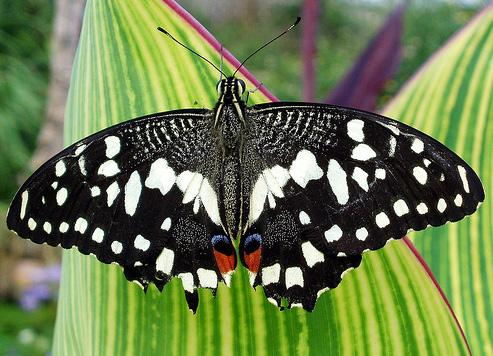
#> input picture data/butterfly.jpg, 493 x 356 px, found by its file name
$ jupyter execute --allow-errors '1. Image operations.ipynb'   (text cells are left out)
#> lines starting #> are read from the running program, lines starting #| are printed output that depends on the picture
[cell 1]
import numpy as np

[cell 2]
import cv2

[cell 3]
img = cv2.imread('opencv-logo.png' , 1)
# passing a value of 0 to the imread function reads the image as a black & white image while a value of 1 reads an image as it is

[cell 4]
# DISPLAYING AN IMAGE
cv2.namedWindow("Image" , cv2.WINDOW_NORMAL)
cv2.imshow("Image", img)
cv2.waitKey(0)

[cell 5]
# write the image back to file
cv2.imwrite("output.jpg" , img)
#> Out = True

[cell 6]
# accessing and understanding pixel data
img # display's the pixels of an image
#> (the rest of this cell did not finish here and is left out)

#> (a cell that did not finish here is left out)

[cell 8]
# Data Types and Structures

[cell 9]
# simulate a grey image by a numpy array
black_img = np.zeros([150,200,1] , 'uint8')

[cell 10]
cv2.imshow("Black" , black_img)
cv2.waitKey(0)
cv2.destroyAllWindows()

[cell 11]
# simulate a white color image by a numpy array
color_img = np.ones([150,200,3] , 'uint8')
color_img *= (2**8-1)

[cell 12]
cv2.imshow("Color" , color_img)
cv2.waitKey(0)
cv2.destroyAllWindows()

[cell 13]
## simulate a blue color image by a numpy array

[cell 14]
color_copy = color_img.copy()

[cell 15]
# BGR format.
color_copy[:,:] = (255,0,0)

[cell 16]
cv2.imshow("Blue image" , color_copy)
cv2.waitKey()
cv2.destroyAllWindows()

[cell 17]
img = cv2.imread("butterfly.jpg" , 1)
#> img is the input picture: shape (356, 493, 3); mean B, G, R 77.2, 123.6, 107

[cell 18]
cv2.imshow("Image" , img)
cv2.moveWindow("Image" , 0 , 0) # place the image to the top left hand side of the window
cv2.waitKey(0)
cv2.destroyAllWindows()

[cell 19]
# splitting out the image channels

[cell 20]
b , g , r = cv2.split(img)

[cell 21]
height , width , channels = img.shape
#> height = 356; width = 493; channels = 3
rgb_split = np.empty([height , width*3 , 3] , 'uint8')

[cell 22]
# split out the blue channel of the image
rgb_split[: , 0:width] = cv2.merge([b,b,b])

[cell 23]
# split out the green channel of the image
rgb_split[: , width:width*2] = cv2.merge([g,g,g])

[cell 24]
# split out the green channel of the image
rgb_split[: , width*2: width*3] = cv2.merge([r,r,r])

[cell 25]
# show the image
cv2.imshow("Channels" , rgb_split)
cv2.moveWindow("Channels ", 0, height)
cv2.waitKey(0)
cv2.destroyAllWindows()

[cell 26]
hsv = cv2.cvtColor(img , cv2.COLOR_BGR2HSV) # convert image from bgr to hsv
#> hsv: shape (356, 493, 3); mean H, S, V 56.2, 104.6, 127.3
h , s , v = cv2.split(hsv) # split the channels
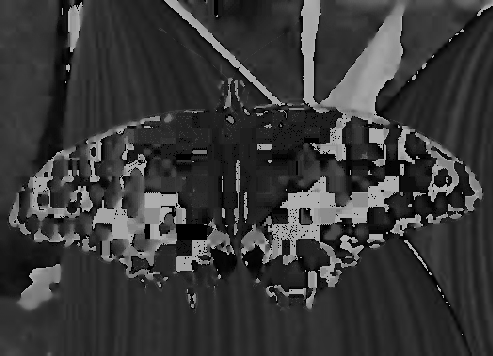
#> h: shape (356, 493); min 0, max 179, mean 56.2
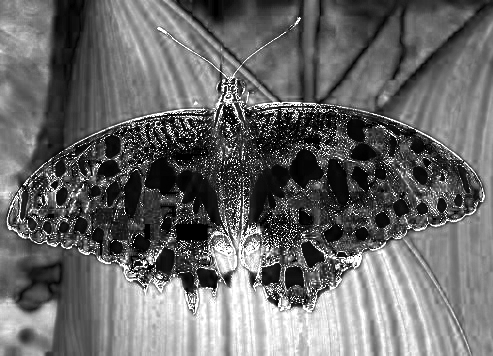
#> s: shape (356, 493); min 0, max 255, mean 104.6
hsv_split = np.concatenate((h , s , v), axis = 1)# concatenate the individual channels
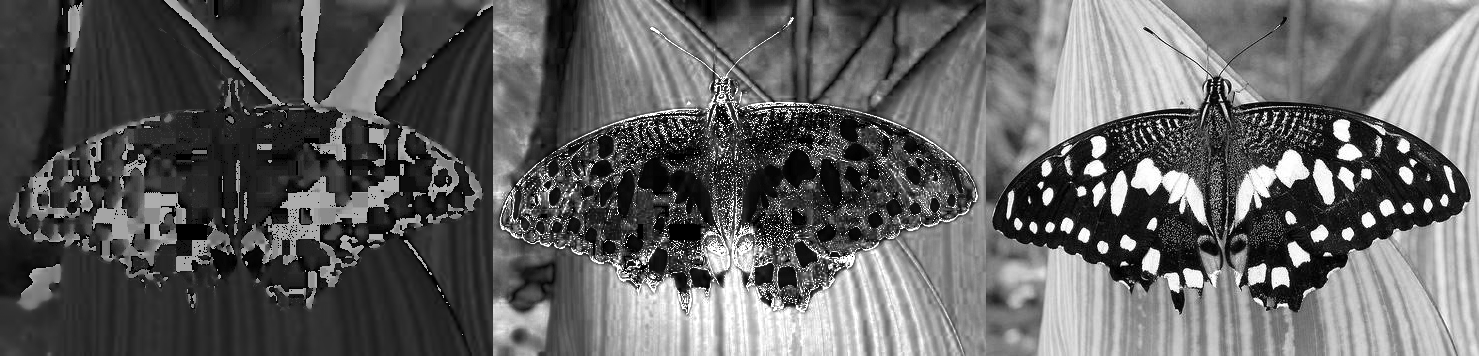
#> hsv_split: shape (356, 1479); min 0, max 255, mean 96
cv2.imshow("HSV_Split images " , hsv_split)
cv2.imshow("Channels" , rgb_split)
cv2.waitKey(0)
cv2.destroyAllWindows()

[cell 27]
# converting image from color to gray-scale
gray = cv2.cvtColor(img , cv2.COLOR_RGB2GRAY)
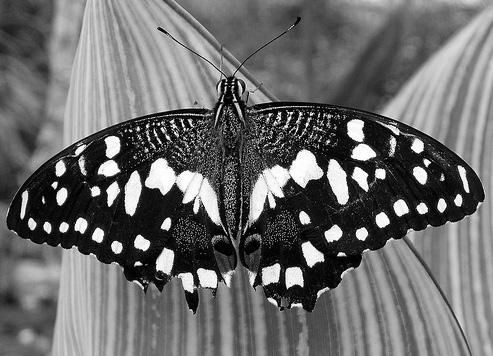
#> gray: shape (356, 493); min 0, max 255, mean 107.8
cv2.imwrite("gray.jpg" , gray)
#> Out = True

[cell 28]
# adding an additional channel ( alpha channel) in a color image as a transparent channels that will make an image transparent
#according to the added channel. If this is a green channel, then the green color in the image will become transparent and so on

[cell 29]
b = img[:,:,0] # blue channel of the image
g = img[:,:,1] # green channel of the image
r = img[:,:,2] #  red channel of the image

[cell 30]
rgba = cv2.merge((b,g,r,g))

[cell 31]
cv2.imwrite("rgba.png" , rgba) #jpeg images does not support transparency, that is why we are using jpg files
#> Out = True

[cell 32]
img = cv2.imread("thresh.jpg")
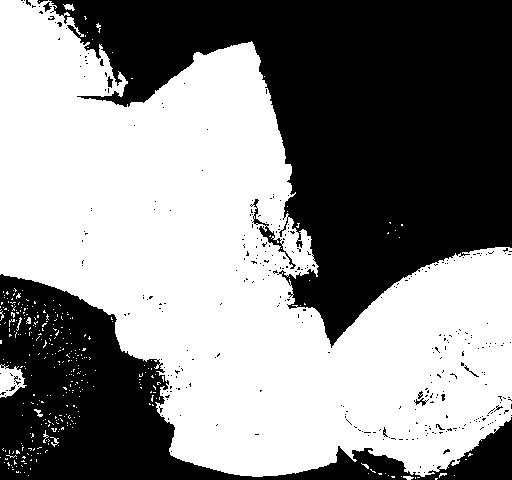
#> input picture data/thresh.jpg, 512 x 480 px, found by its file name
#> img is the input picture: shape (480, 512, 3); min 0, max 255, mean 138.4

[cell 33]
cv2.imshow("Image" , img)
cv2.waitKey(0)
cv2.destroyAllWindows()

[cell 34]
# Define the gaussian blur
blur = cv2.GaussianBlur(img , (5,55) , 0) # 5 and 55 are the values for the gaussian filter to blur the image on the x and y axis respectively

[cell 35]
cv2.imshow("blur" , blur)
cv2.waitKey(0)
cv2.destroyAllWindows()

[cell 36]
# The dialation effect works to turn black pixels into white pixels while
# An erosion filter looks to turn white pixels into black pixels
# The image is convolved with a kernel which does either erosion or dialation depending on its elements

[cell 37]
kernel = np.ones((5,5),"uint8")

[cell 38]
# Define the dialate filter
dilate = cv2.dilate(img , kernel , iterations = 1)
# Erosion filter
erode = cv2.erode(img , kernel , iterations = 1)

[cell 39]
# Both of these filters can sometimes be used to remove all the noise from the image
cv2.imshow("Dilate" , dilate)
cv2.imshow("Erosion" , erode)
cv2.waitKey(0)
cv2.destroyAllWindows()

[cell 40]
img = cv2.imread("players.jpg" , 1)
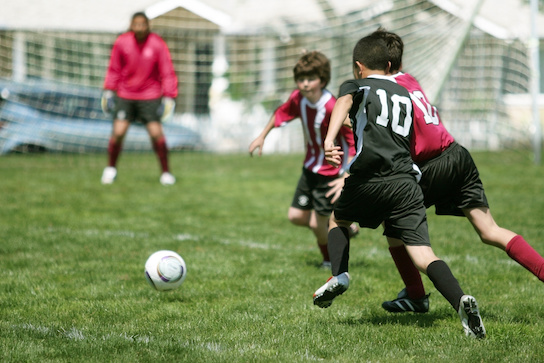
#> input picture data/players.jpg, 544 x 363 px, found by its file name
#> img is the input picture: shape (363, 544, 3); mean B, G, R 103.7, 137.8, 129.6

[cell 41]
# Scaling the image
img_half = cv2.resize(img,None,fx=0.5,fy=0.5)
img_strech = cv2.resize(img , (600,600))
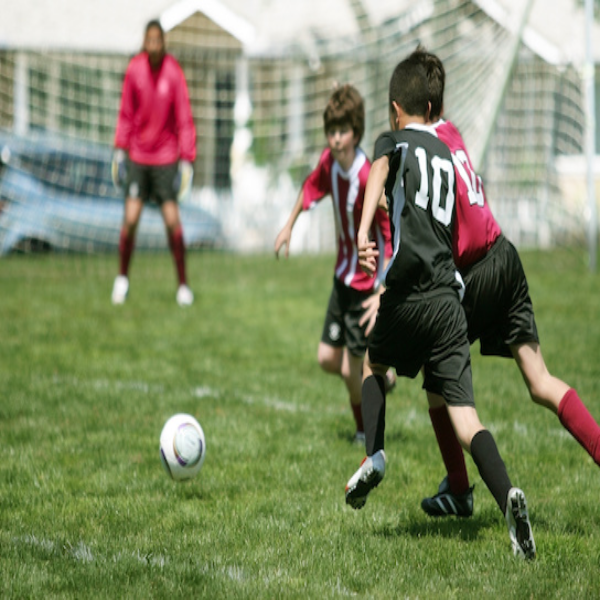
#> img_strech: shape (600, 600, 3); mean B, G, R 103.5, 137.7, 129.5
img_strech_near = cv2.resize(img, (600,600) , interpolation = cv2.INTER_NEAREST) # USING INTERPLOATION

[cell 42]
cv2.imshow("Halved" , img_half)
cv2.imshow("Streched" , img_strech)
cv2.imshow("Streched with Interpolation" , img_strech_near)
cv2.waitKey(0)
cv2.destroyAllWindows()

[cell 43]
# Rotation
M = cv2.getRotationMatrix2D((0,0) , -30 , 1)  # transformation matrix which rotates the image from the top left cornet by -30 degrees

[cell 44]
rotated = cv2.warpAffine(img , M , (img.shape[1] , img.shape[0]))
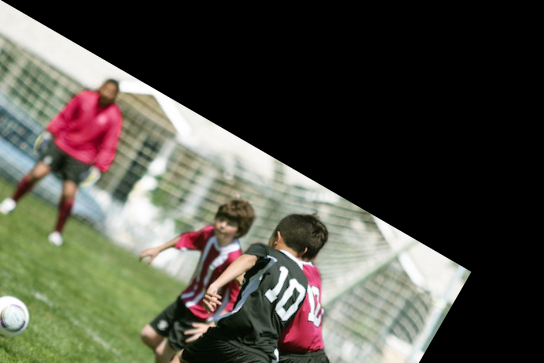
#> rotated: shape (363, 544, 3); mean B, G, R 69.4, 79.9, 80.6

[cell 45]
cv2.imshow("Rotated" , rotated)
cv2.waitKey(0)
cv2.destroyAllWindows()

[cell 46]
video_capture = cv2.VideoCapture(0)
while(True):
    ret , frame = video_capture.read() # Read a new frame from the video capture
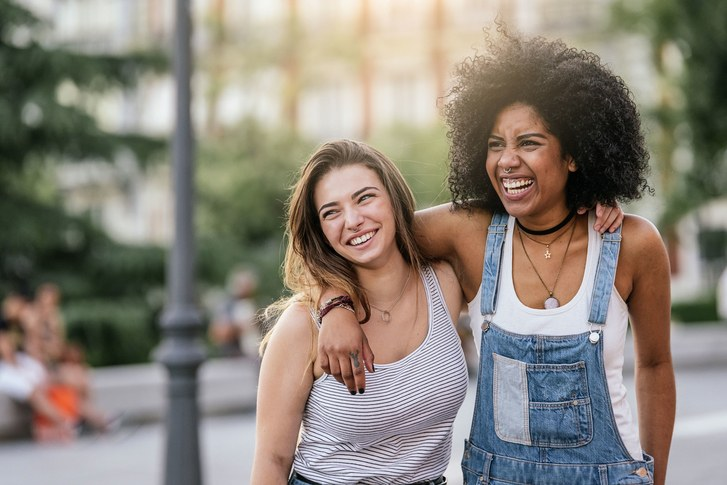
#> input picture data/Englehart-ThingsPeopleThinkGFandIAre.jpg, 727 x 485 px, given in place of the camera
#> frame is the input picture: shape (485, 727, 3); mean B, G, R 121.4, 131.6, 138.7
    frame = cv2.resize(frame , (0,0) , fx = 0.5 , fy = 0.5)
#> frame: shape (242, 364, 3)
    cv2.imshow("Frame " , frame)
    ch = cv2.waitKey(1)
#> (key q is pressed here)
    if ch & 0xFF == ord('q'):
        break
video_capture.release()
cv2.destroyAllWindows()

[cell 47]
capture = cv2.VideoCapture(0)
# Frame Re-sizing
color = (0,255,0) # color of our circle
line_width = 3 # A value of -1 indicates that the circle will be filled
radius = 100
initial_point = (0,0)

# Writing a function for capturing mouse click
def click(event , x , y , flags , param):
    global initial_point , pressed
    if event == cv2.EVENT_LBUTTONDOWN:
        print("Pressed" , x,y) # priniting the x and y values for debugging purposes
        point = (x,y)

# register the click with the OpenCV Handler
cv2.namedWindow("Frame")
cv2.setMouseCallback("Frame" , click)

while(True):
    ret , frame = capture.read() # Read a new frame from the video capture
    frame = cv2.resize(frame , (0,0) , fx = 0.5 , fy = 0.5)
    cv2.circle(frame , initial_point , radius, color,line_width) # draw the circle
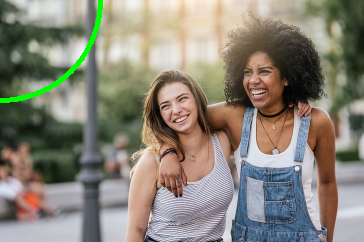
#> frame: shape (242, 364, 3); mean B, G, R 120.3, 132.7, 137.6
    cv2.imshow("Frame " , frame)
    ch = cv2.waitKey(1)
#> (key q is pressed here)
    if ch & 0xFF == ord('q'):
        break
video_capture.release()
cv2.destroyAllWindows()

[cell 48]
# Firstly, define a canvas
canvas = np.ones([500,500,3] , "uint8") ** 255 # Initialize a canvas with a white background
radius = 3 # radius
pressed = False # if the button is pressed
color = (0,255,0) # default color (green)
def click(event , x, y,flags, param):
    global canvas , pressed
    if event == cv2.EVENT_LBUTTONDOWN: # if mouse is clicked
        pressed = True
        cv2.circle(canvas,(x,y) , radius , color , -1) # draw the circle
    elif event == cv2.EVENT_MOUSEMOVE and pressed == True: # if mouse is moved
        cv2.circle(canvas , (x,y) , radius , color , -1) # keep drawing the circle
    elif event == cv2.EVENT_LBUTTONUP:
        pressed = False
cv2.namedWindow("Frame")
cv2.setMouseCallback("canvas" , click)

while True:
    cv2.imshow("canvas" , canvas)
    ch = cv2.waitKey(1)
#> (key q is pressed here)
    if ch & 0xFF == ord('q'): # press q to quit the program
        break
    elif ch & 0xFF == ord('b'):  # if we press button 'b'
        color = (255,0,0) # sets the color to blue
    elif ch & 0xFF == ord('g'): # if we press button 'red'
        color = (0,255,0) # sets the color to red
cv2.destroyAllWindows()
